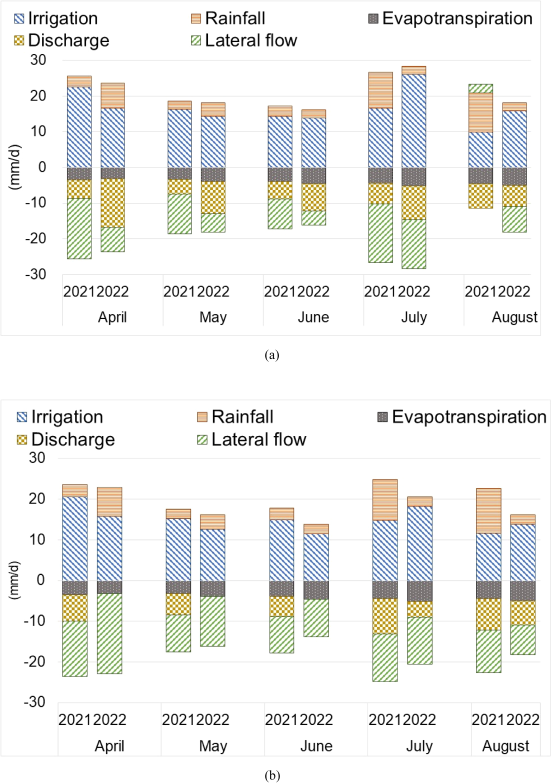
#> input picture data/okura_fig6.png, 1655 x 2350 px (shown at 1/3 size)
$ python digitize_fig6.py
#> lines starting #> are read from the running program, lines starting #| are printed output that depends on the picture
### tools/digitize_fig8.py
"""Digitize Okura et al. (2025) Fig. 8 into a daily series.

    python tools/digitize_fig8.py [path to the paper's PDF]

Fig. 8 plots, per day of the 131-day irrigation period, the irrigation water pumped to the
North and South cyclic blocks and the withdrawal from Lake Kita-Imbanuma, in x10^3 m3/d --
panel (a) 2021, panel (b) 2022. These are the pump records: the observed irrigation the
environment should be scored against.

HOW
  * the figure image is taken straight out of the PDF (page 15) and cached in data/
  * the y scale comes from the light-grey gridlines (0 to 160 in steps of 20), fitted
  * each series is picked out by colour: pink North, green South, blue withdrawal
  * the x scale is the extent of the lines: the first point is April 17, the last August 25
  * at each day the line's row is read at that column; where the day is a peak or a trough
    (both neighbours on the same side) the line's top or bottom edge is used instead of its
    middle, so spikes are not flattened by the line's own thickness
  * a day hidden under another series is interpolated from its neighbours

CHECKS, printed: the season totals against Table 4 x Table 1 area (irrigation) and Table 5
(withdrawal); and outputs/digitized_fig8_check.png, the digitized points drawn over the image.

Writes data/observed/okura_fig8_daily.csv: date, year, irrigation_North_m3,
irrigation_South_m3, withdrawal_m3 (per day), and whether each value was interpolated.
"""

import io
import os
import sys

import numpy as np
import pandas as pd
from PIL import Image

HERE = os.path.dirname(os.path.abspath(__file__))
PROJECT = os.path.dirname(HERE)
DATA = os.path.join(PROJECT, "data")
OUTPUTS = os.path.join(PROJECT, "outputs")
sys.path.insert(0, PROJECT)

from cyclic import okura  # noqa: E402

PDF = (r"C:\Users\psypc2\OneDrive - The University of Nottingham\Desktop\Water balance analysis of "
       r"hydrological processes in cyclic irrigation a case study of the Imbanuma irrigation area in Chiba Japan.pdf")
PAGE = 15
YEARS = (2021, 2022)
TICKS = np.arange(160, -1, -20)            # gridlines from the top down, x10^3 m3/d
SERIES = ("irrigation_North", "irrigation_South", "withdrawal")


# [8 lines left out: function figure_image, not called in this run]


def hsv(rgb):
    a = rgb.astype(float) / 255.0
    top, bottom = a.max(-1), a.min(-1)
    delta = top - bottom
    safe = np.where(delta > 0, delta, 1.0)
    r, g, b = a[..., 0], a[..., 1], a[..., 2]
    hue = np.select([top == r, top == g], [((g - b) / safe) % 6, (b - r) / safe + 2], (r - g) / safe + 4) * 60.0
    hue = np.where(delta > 0, hue, 0.0)
    sat = np.where(top > 0, delta / np.where(top > 0, top, 1.0), 0.0)
    return hue, sat, top


# [10 lines left out: function colour_masks, not called in this run]


def runs(indices):
    """Consecutive runs in a sorted index array, as (start, end) pairs."""
    if len(indices) == 0:
        return []
    breaks = np.flatnonzero(np.diff(indices) > 1)
    starts = np.r_[indices[0], indices[breaks + 1]]
    ends = np.r_[indices[breaks], indices[-1]]
    return list(zip(starts, ends))


# [132 lines left out: functions gridline_rows, panels, trace, main, not called in this run]


# [2 lines that do not run on import are left out]

### cyclic/okura.py
"""Everything Okura, Kamei & Kato (2025) report, their equations, and a daily series
interpolated from their tables until the measured series arrive.

    Okura, F., Kamei, A. and Kato, T. (2025). Water balance analysis of hydrological
    processes in cyclic irrigation: a case study of the Imbanuma irrigation area in
    Chiba, Japan. Journal of Hydrology: Regional Studies 57, 102111.

    okura.check_tables(2021)            # do the paper's own tables agree with each other
    okura.interpolate_daily(2021, wx)   # a daily block series consistent with the tables

WHAT THEY MEASURED. Irrigation IR (pump records, m3/d), surface drainage D (ADCP in the
main drainage canal, every 3 h), lake withdrawal W and outflow O (pump records), and
weather (on-site station). Lateral flow Lf was *not* measured: Eq. 3 obtains it as the
residual that closes each block's balance. So only IR and D are observations of what
the farmers did; everything else is arithmetic on them.

WHAT THE TABLES SAY ABOUT THEMSELVES, checked by check_tables():
  * Table 3 has rainfall and lake outflow in each other's rows. Its subtotals only add
    up with R = 4144 and O = 2666 (x10^3 m3) in 2021, which is also what 791 mm over the
    523.9 ha of cyclic blocks gives. The values below are the corrected ones.
  * The prose of Section 3.2.2 gives North irrigation as 15.3 and 17.5 mm/d. Table 4
    gives 1787 and 2043 mm, i.e. 13.6 and 15.6 mm/d, and it is Table 4 that closes
    against Tables 3 and 5 (cyclic irrigation 9,797 + non-cyclic 4,937 = 14,734 x10^3
    m3 supplied). Table 4 is used; the prose figures are kept in TEXT_IRRIGATION_MM_D.
  * Table 6 labels RUE_N as D_N / IR_N, but its values are D_N / IR_N_all -- the whole
    North area's supply, cyclic and non-cyclic (1608 / 6550 = 0.245). Eq. 12 says the
    same, so eq12_rue follows Eq. 12.
  * Table 7's season WUE' for the North block cannot be reproduced from Table 4 under the
    MAFF effective-rainfall rule: it would need more effective rain than 80% of all rain.
    The South block's can. The monthly *shape* of Table 7 is used, rescaled to Table 4.
"""

from __future__ import annotations

import numpy as np
import pandas as pd

CITATION = ("Okura, Kamei & Kato (2025), J. Hydrology: Regional Studies 57, 102111 -- "
            "Shiroyama-Jimbee cyclic irrigation area, Imbanuma, Chiba")

BLOCKS = ("North", "South")
YEARS = (2021, 2022)
# The year runs are compared against by default. 2022 is the drought year: less rain, more
# irrigation, and surface drainage and lateral flow swap places against 2021 (Section 4.1).
COMPARISON_YEAR = 2022
SEASON_DAYS = 131                       # April 17 to August 25 inclusive, both years
MONTHS = {4: "April", 5: "May", 6: "June", 7: "July", 8: "August"}


def season_dates(year):
    return pd.date_range(f"{year}-04-17", periods=SEASON_DAYS, freq="D")


def calendar_dates(year):
    return pd.date_range(f"{year}-01-01", f"{year}-12-31", freq="D")


# --- Table 1: paddy area (ha) ------------------------------------------------------
TABLE1_HA = {
    "North": {"cyclic": 260.4, "non_cyclic": 307.3, "total": 567.7},
    "South": {"cyclic": 263.5, "non_cyclic": 151.7, "total": 415.2},
}


def cyclic_area_m2(block):
    return TABLE1_HA[block]["cyclic"] * 1e4


def non_cyclic_area_m2(block):
    return TABLE1_HA[block]["non_cyclic"] * 1e4


# [25 lines left out: functions ir_ncb_m3, d_ncb_m3, not called in this run]


# --- Table 2: monthly totals at the site weather station (mm) ----------------------
TABLE2_MM = {
    2021: {"rain": {4: 43.2, 5: 72.6, 6: 86.6, 7: 313.2, 8: 275.4},
           "et": {4: 49.8, 5: 102.1, 6: 118.8, 7: 138.6, 8: 112.8}},
    2022: {"rain": {4: 99.2, 5: 114.0, 6: 67.4, 7: 70.2, 8: 59.2},
           "et": {4: 45.1, 5: 123.3, 6: 137.2, 7: 159.3, 8: 126.5}},
}

# --- Table 3: whole study site (x10^3 m3), R and O rows corrected -------------------
TABLE3_1000M3 = {
    2021: {"W": 8114, "R": 4144, "O": 2666, "ET": 2735, "IR_ncb": 4937, "dWB": 1919},
    2022: {"W": 7955, "R": 2148, "O": 848, "ET": 3099, "IR_ncb": 5172, "dWB": 984},
}

# --- Table 4: cyclic block water balance, season totals (mm) -------------------------
TABLE4_MM = {
    ("North", 2021): {"rain": 791, "irrigation": 1787, "et": 522, "drainage": 618, "lateral": 1438},
    ("North", 2022): {"rain": 410, "irrigation": 2043, "et": 591, "drainage": 1010, "lateral": 851},
    ("South", 2021): {"rain": 791, "irrigation": 1952, "et": 522, "drainage": 859, "lateral": 1363},
    ("South", 2022): {"rain": 410, "irrigation": 1868, "et": 591, "drainage": 770, "lateral": 917},
}

# Section 3.2.2 prose, kept because it disagrees with Table 4 for the North block.
TEXT_IRRIGATION_MM_D = {("North", 2021): 15.3, ("North", 2022): 17.5,
                        ("South", 2021): 14.9, ("South", 2022): 14.2}

# --- Table 5: irrigation pumping station (x10^3 m3 over the season) -----------------
TABLE5_1000M3 = {
    2021: {"W": 8114, "D_North": 1608, "D_South": 2262, "O": 2666, "IR_all_North": 6550,
           "IR_all_South": 8184, "LFV_pump": 5416, "LfA_North": 3744, "LfA_South": 3591,
           "dWB": 1919},
    2022: {"W": 7955, "D_North": 2631, "D_South": 2029, "O": 848, "IR_all_North": 7425,
           "IR_all_South": 7989, "LFV_pump": 3647, "LfA_North": 2216, "LfA_South": 2416,
           "dWB": 984},
}

# --- Table 6: reuse ratios -----------------------------------------------------------
TABLE6 = {
    2021: {"lake_ratio": 0.37, "LUE": 0.37, "RUE_all": 0.26, "RUE_North": 0.25,
           "RUE_South": 0.28, "SDR": 0.42},
    2022: {"lake_ratio": 0.46, "LUE": 0.24, "RUE_all": 0.30, "RUE_North": 0.35,
           "RUE_South": 0.25, "SDR": 0.56},
}

# --- Table 7: monthly WUE' (%) -------------------------------------------------------
TABLE7_WUE_PCT = {
    ("North", 2021): {4: 18.1, 5: 24.1, 6: 34.2, 7: 24.5, 8: 45.7, "season": 28.1},
    ("North", 2022): {4: 39.2, 5: 49.4, 6: 60.1, 7: 28.5, 8: 44.0, "season": 41.1},
    ("South", 2021): {4: 21.8, 5: 28.8, 6: 32.8, 7: 33.2, 8: 41.1, "season": 31.9},
    ("South", 2022): {4: 25.6, 5: 45.0, 6: 50.2, 7: 38.7, 8: 52.7, "season": 43.0},
}

# Section 2.5: mid-summer drainage "in June by stopping irrigation for approximately two
# weeks". The paper gives no dates; mid-June is an assumption, and a learnable one.
MIDSUMMER_START = "06-10"
MIDSUMMER_DAYS = 14


# --- the equations -------------------------------------------------------------------

# [6 lines left out: function effective_rain_mm, not called in this run]


def eq1_storage_change(W, O, R_mm, ET_mm, area_cyclic_m2, IR_ncb):
    """dWB = W - O + (R - ETc)(A_N + A_S)/1000 - IR_N_ncb - IR_S_ncb   [m3]"""
    return W - O + (R_mm - ET_mm) * area_cyclic_m2 / 1000.0 - IR_ncb


def eq3_lateral_mm(IR_m3, area_m2, R_mm, D_mm, ET_mm):
    """Lf_i = 1000 IR_i / A_i + R - D_i - ETc   [mm]: the residual, not a measurement."""
    return 1000.0 * IR_m3 / area_m2 + R_mm - D_mm - ET_mm


# [4 lines left out: function eq6_lfv_pump, not called in this run]


def eq7_storage_change(LfA_North_m3, LfA_South_m3, LFV_pump):
    """dWB = A_N Lf_N/1000 + A_S Lf_S/1000 - LFV_pump   [m3]"""
    return LfA_North_m3 + LfA_South_m3 - LFV_pump


# [10 lines left out: functions eq10_wue_pct, eq11_wue_prime_pct, not called in this run]


def eq12_rue(D_m3, IR_all_m3):
    """RUE_i = D_i A_i / (1000 IR_all_i): drainage coming back over what the area got."""
    return D_m3 / IR_all_m3 if IR_all_m3 > 0 else float("nan")


def eq13_rue_all(D_North_m3, D_South_m3, IR_all_North, IR_all_South):
    total = IR_all_North + IR_all_South
    return (D_North_m3 + D_South_m3) / total if total > 0 else float("nan")


# [4 lines left out: function eq14_lue, not called in this run]


def lake_ratio(W, O, IR_all):
    """Table 6, (W - O) / IR_all: the share of supply that is net lake water."""
    return (W - O) / IR_all if IR_all > 0 else float("nan")


# [160 lines left out: functions surface_drainage_ratio, check_tables, _spread, interpolate_daily, not called in this run]

### tools/digitize_fig6.py
"""Digitize Okura et al. (2025) Fig. 6 into monthly block water balances.

    python tools/digitize_fig6.py [path to the paper's PDF]

Fig. 6 is a stacked bar per month (April-August) and year (2021, 2022), panel (a) the North
block and (b) the South block, in mm/d: irrigation and rainfall above zero; evapotranspiration,
discharge and lateral flow below it. Lateral flow drawn above zero is negative Lf (inflow).

It is the only place the paper gives surface drainage (discharge) by month, so it is what
sets the monthly shape of the observed drainage series.

HOW
  * the image is taken out of the PDF (page 13) and cached in data/
  * y scale from the gridlines (30 to -30 in steps of 10), fitted
  * each bar is found from the columns its colours occupy; each row inside it is labelled by
    the hatch colour that dominates it (blue irrigation, orange rainfall, dark grey ET, gold
    discharge, green lateral flow), short gaps from the white in the hatching are filled, and
    each labelled run is a segment whose height is its value

CHECKS, printed: rainfall and ET against Table 2 (the same station for both blocks) and the
monthly block balance, irrigation + rain - ET - discharge - lateral, which Eq. 3 makes zero.

Writes data/observed/okura_fig6_monthly.csv: block, year, month, days and each term in mm/d.
"""

import io
import os
import sys

import numpy as np
import pandas as pd
from PIL import Image

HERE = os.path.dirname(os.path.abspath(__file__))
PROJECT = os.path.dirname(HERE)
DATA = os.path.join(PROJECT, "data")
sys.path.insert(0, PROJECT)

from cyclic import okura  # noqa: E402

sys.path.insert(0, HERE)
from digitize_fig8 import PDF, hsv, runs  # noqa: E402

PAGE = 13
TICKS = np.arange(30, -31, -10)
TERMS = ("irrigation", "rainfall", "et", "discharge", "lateral")
BARS = [(year, month) for month in okura.MONTHS for year in (2021, 2022)]


def figure_image(pdf):
    cache = os.path.join(DATA, "okura_fig6.png")
    if not os.path.exists(cache):
        import pypdf

        image = pypdf.PdfReader(pdf).pages[PAGE - 1].images[0]
        Image.open(io.BytesIO(image.data)).convert("RGB").save(cache)
    return np.asarray(Image.open(cache).convert("RGB"))


def labels(rgb):
    hue, sat, val = hsv(rgb)
    classes = np.full(rgb.shape[:2], -1, dtype=int)
    classes[(sat > 0.3) & (hue > 195) & (hue < 240) & (val > 0.45)] = 0          # irrigation
    classes[(sat > 0.25) & (hue > 8) & (hue < 36) & (val > 0.70)] = 1            # rainfall
    classes[(sat < 0.2) & (val < 0.5)] = 2                                       # evapotranspiration
    classes[(sat > 0.45) & (hue >= 36) & (hue < 62) & (val > 0.35)] = 3          # discharge
    classes[(sat > 0.25) & (hue > 70) & (hue < 140) & (val > 0.35)] = 4          # lateral flow
    grey = (sat < 0.08) & (val > 0.70) & (val < 0.95)
    return classes, grey


def gridlines(grey, width):
    left, right = int(0.15 * width), int(0.95 * width)
    rows = np.flatnonzero(grey[:, left:right].mean(axis=1) > 0.25)
    rows = rows[~grey[rows, int(0.01 * width)]]
    centres = np.array([(a + b) / 2.0 for a, b in runs(rows)])
    # Two panels of seven lines; keep, per panel, the seven most evenly spaced.
    cut = np.argmax(np.diff(centres))
    groups = [centres[:cut + 1], centres[cut + 1:]]
    out = []
    for group in groups:
        if len(group) < len(TICKS):
            raise SystemExit(f"found only {len(group)} gridlines in a panel: {group}")
        best = min((group[i:i + len(TICKS)] for i in range(len(group) - len(TICKS) + 1)),
                   key=lambda g: np.std(np.diff(g)))
        out.append(best)
    return out


def segments(classes, top, bottom, left, right):
    inner = classes[top:bottom, left + (right - left) // 6: right - (right - left) // 6]
    width = inner.shape[1]
    row_label = np.full(inner.shape[0], -1)
    for k in range(len(TERMS)):
        pass
    counts = np.stack([(inner == k).sum(axis=1) for k in range(len(TERMS))], axis=1)
    best = counts.argmax(axis=1)
    row_label = np.where(counts.max(axis=1) >= 0.08 * width, best, -1)
    # Hatching leaves white rows inside a segment: fill short gaps between equal labels.
    labelled = np.flatnonzero(row_label >= 0)
    for a, b in zip(labelled[:-1], labelled[1:]):
        if 1 < b - a <= 9 and row_label[a] == row_label[b]:
            row_label[a + 1:b] = row_label[a]
    found = []
    for k in range(len(TERMS)):
        for start, end in runs(np.flatnonzero(row_label == k)):
            if end - start >= 3:
                found.append((k, start + top, end + top))
    return found


def main(pdf=PDF):
    rgb = figure_image(pdf)
#> in figure_image, returned value is the input picture: shape (2350, 1655, 3); mean R, G, B 237.5, 238.1, 235.4
    height, width, _ = rgb.shape
    classes, grey = labels(rgb)
#> in hsv, `sat = np.where(top > 0, delta / np.where(top > 0, top, 1.0), 0.0)`:
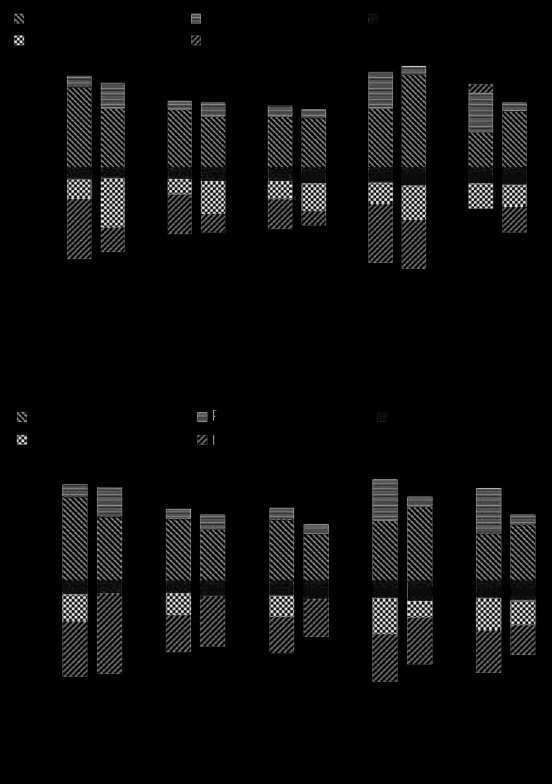
#> sat: shape (2350, 1655) float64 (shown at 1/3 size); min 0, max 1, mean 0.0456
#> in labels, `grey = (sat < 0.08) & (val > 0.70) & (val < 0.95)`:
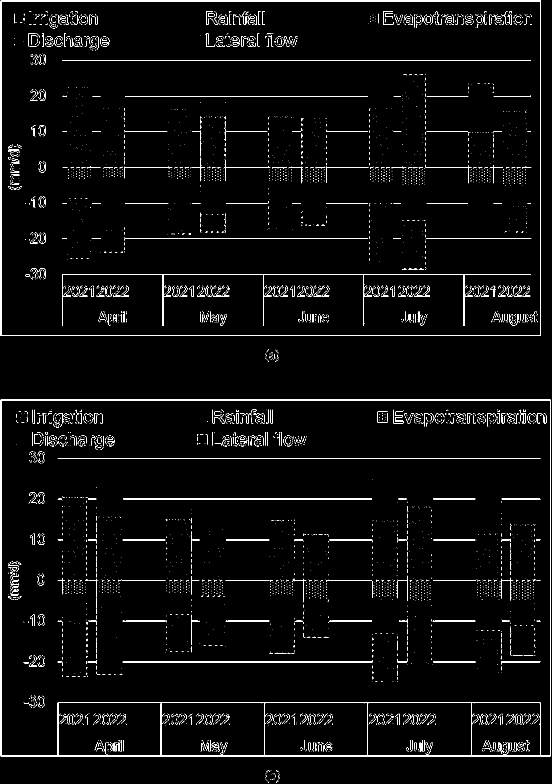
#> grey: shape (2350, 1655) bool (shown at 1/3 size); 2.2% white in thin lines or dots
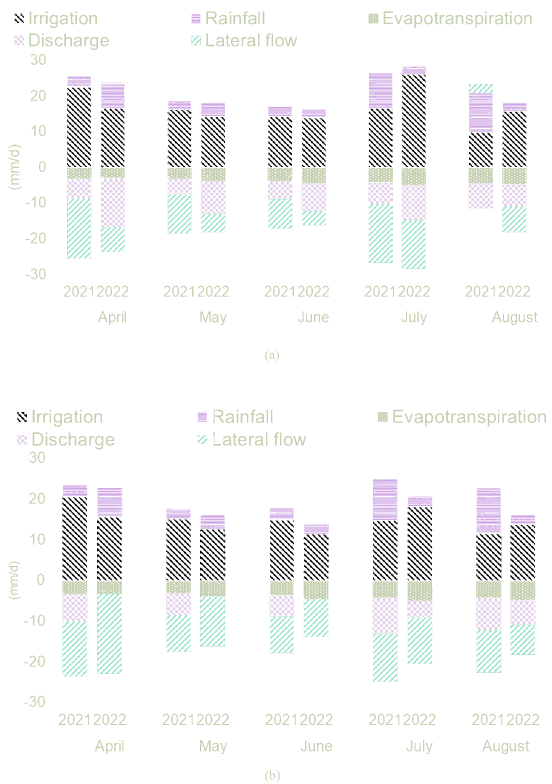
#> classes: shape (2350, 1655) int64 (shown at 1/3 size); 6 distinct labels, from -1 to 4; one colour per label, 0 black, -1 white
    rows = []
    for block, centres in zip(okura.BLOCKS, gridlines(grey, width)):
#> in gridlines, `left, right = int(0.15 * width), int(0.95 * width)`: left = 248; right = 1572
#> in runs, `breaks = np.flatnonzero(np.diff(indices) > 1)`: breaks = [1, 2, 4, 6, 8, 10, 12, 13, 14, 15, 17, 19, 21, 23, 25]
#> in runs, `starts = np.r_[indices[0], indices[breaks + 1]]`: starts = [180, 288, 394, 501, 609, 715, 823, 886, 890, 1374, 1496, 1619, 1741, 1862, 1985, 2108]
#> in runs, `ends = np.r_[indices[breaks], indices[-1]]`: ends = [181, 288, 395, 502, 610, 716, 824, 886, 890, 1374, 1497, 1620, 1742, 1863, 1986, 2108]
#> in gridlines, `centres = np.array([(a + b) / 2.0 for a, b in runs(rows)])`: centres = [180.5, 288, 394.5, 501.5, 609.5, 715.5, 823.5, 886, 890, 1374, 1496.5, 1619.5, 1741.5, 1862.5, 1985.5, 2108]
#> in gridlines, `cut = np.argmax(np.diff(centres))`: cut = 8
#> in gridlines, `groups = [centres[:cut + 1], centres[cut + 1:]]`: groups = [[180.5, 288, 394.5, 501.5, 609.5, 715.5, 823.5, 886, 890], [1374, 1496.5, 1619.5, 1741.5, 1862.5, 1985.5, 2108]]
        slope, intercept = np.polyfit(centres, TICKS, 1)
        mm_per_px = abs(slope)
        zero = -intercept / slope
        top, bottom = int(centres[0]) - 5, int(centres[-1]) + 5
        plot_left = int(0.08 * width)
        coverage = (classes[top:bottom] >= 0).mean(axis=0)
        coverage[:plot_left] = 0
        bars = [(a, b) for a, b in runs(np.flatnonzero(coverage > 0.12)) if b - a > 20]
        if len(bars) != len(BARS):
            raise SystemExit(f"{block}: expected {len(BARS)} bars, found {len(bars)}: {bars}")
        for (year, month), (left, right) in zip(BARS, bars):
            values = dict.fromkeys(TERMS, 0.0)
            for k, start, end in segments(classes, top, bottom, left, right):
                size = (end - start + 1) * mm_per_px
                above = (start + end) / 2.0 < zero
                if TERMS[k] == "lateral" and above:
                    size = -size                     # drawn above zero: lateral inflow, negative Lf
                values[TERMS[k]] += size
            rows.append({"block": block, "year": year, "month": month,
                         "days": int((okura.season_dates(year).month == month).sum()), **values})
#> this loop made 2 passes
#> pass 1, in segments, `inner = classes[top:bottom, left + (right - left) // 6: right - (right..`:
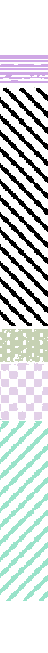
#> inner: shape (653, 48) int64; 6 distinct labels, from -1 to 4; one colour per label, 0 black, -1 white
#> pass 1, in segments (call 2), `inner = classes[top:bottom, left + (right - left) // 6: right - (right..`:
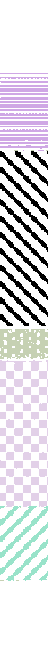
#> inner: shape (653, 48) int64; 6 distinct labels, from -1 to 4; one colour per label, 0 black, -1 white
#> pass 1, in segments (call 3), `inner = classes[top:bottom, left + (right - left) // 6: right - (right..`:
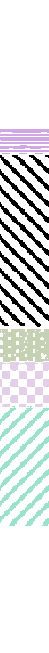
#> inner: shape (653, 49) int64; 6 distinct labels, from -1 to 4; one colour per label, 0 black, -1 white
#> pass 1, in segments (call 4), `inner = classes[top:bottom, left + (right - left) // 6: right - (right..`:
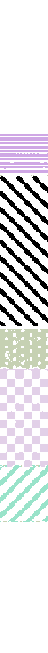
#> inner: shape (653, 48) int64; 6 distinct labels, from -1 to 4; one colour per label, 0 black, -1 white
#> after the loop, rows = 20 items

    table = pd.DataFrame(rows)
#> table = table of 20 rows and 9 columns
    table["balance"] = table["irrigation"] + table["rainfall"] - table["et"] - table["discharge"] - table["lateral"]
    pd.set_option("display.width", 200)
    print(table.round(2).to_string(index=False))
#| block  year  month  days  irrigation  rainfall   et  discharge  lateral  balance
#| North  2021      4    14       22.22      2.61 3.08       5.32    16.81    -0.37
#| North  2022      4    14       16.34      7.00 2.80      13.63     6.91    -0.00
#| North  2021      5    31       15.97      2.33 3.08       4.20    11.02     0.00
#| North  2022      5    31       14.00      3.64 3.73       9.06     5.23    -0.37
#| North  2021      6    30       14.00      2.52 3.64       4.85     8.50    -0.47
#> (further printed lines are left out)

    print("\nrainfall and ET against Table 2 (mm/d)")
    for year in (2021, 2022):
        for month in okura.MONTHS:
            days = int((okura.season_dates(year).month == month).sum())
            got = table[(table.year == year) & (table.month == month)]
            print(f"  {year}-{month:02d}  rain {got.rainfall.mean():5.1f} vs {okura.TABLE2_MM[year]['rain'][month] / days:5.1f}"
                  f"   ET {got.et.mean():4.1f} vs {okura.TABLE2_MM[year]['et'][month] / days:4.1f}")
#> this loop made 2 passes
#|   2021-04  rain   2.7 vs   3.1   ET  3.1 vs  3.6
#|   2021-05  rain   2.4 vs   2.3   ET  3.0 vs  3.3
#|   2021-06  rain   2.6 vs   2.9   ET  3.5 vs  4.0
#|   2021-07  rain   9.9 vs  10.1   ET  4.0 vs  4.5
#|   2021-08  rain  10.9 vs  11.0   ET  4.2 vs  4.5
#|   2022-04  rain   6.9 vs   7.1   ET  2.9 vs  3.2
#> (further printed lines are left out)

    print("\nseason means weighted by days, against Table 4 (mm/d)")
    for (block, year), got in table.groupby(["block", "year"]):
        t4 = okura.TABLE4_MM[(block, year)]
        weights = got["days"] / got["days"].sum()
        line = "  ".join(f"{term} {float((got[term] * weights).sum()):5.1f} vs {t4[key] / okura.SEASON_DAYS:5.1f}"
                         for term, key in (("irrigation", "irrigation"), ("discharge", "drainage"),
                                           ("lateral", "lateral"), ("et", "et")))
        print(f"  {block} {year}: {line}")
#> this loop made 4 passes
#> (block, year) on passes 1 to 4: ('North', 2021), ('North', 2022), ('South', 2021), ('South', 2022)
#> (printed output is left out)

    path = os.path.join(DATA, "observed", "okura_fig6_monthly.csv")
    os.makedirs(os.path.dirname(path), exist_ok=True)
    table.to_csv(path, index=False)
    print(f"\nwritten {path}")
    return table


if __name__ == "__main__":
    main(sys.argv[1] if len(sys.argv) > 1 else PDF)
